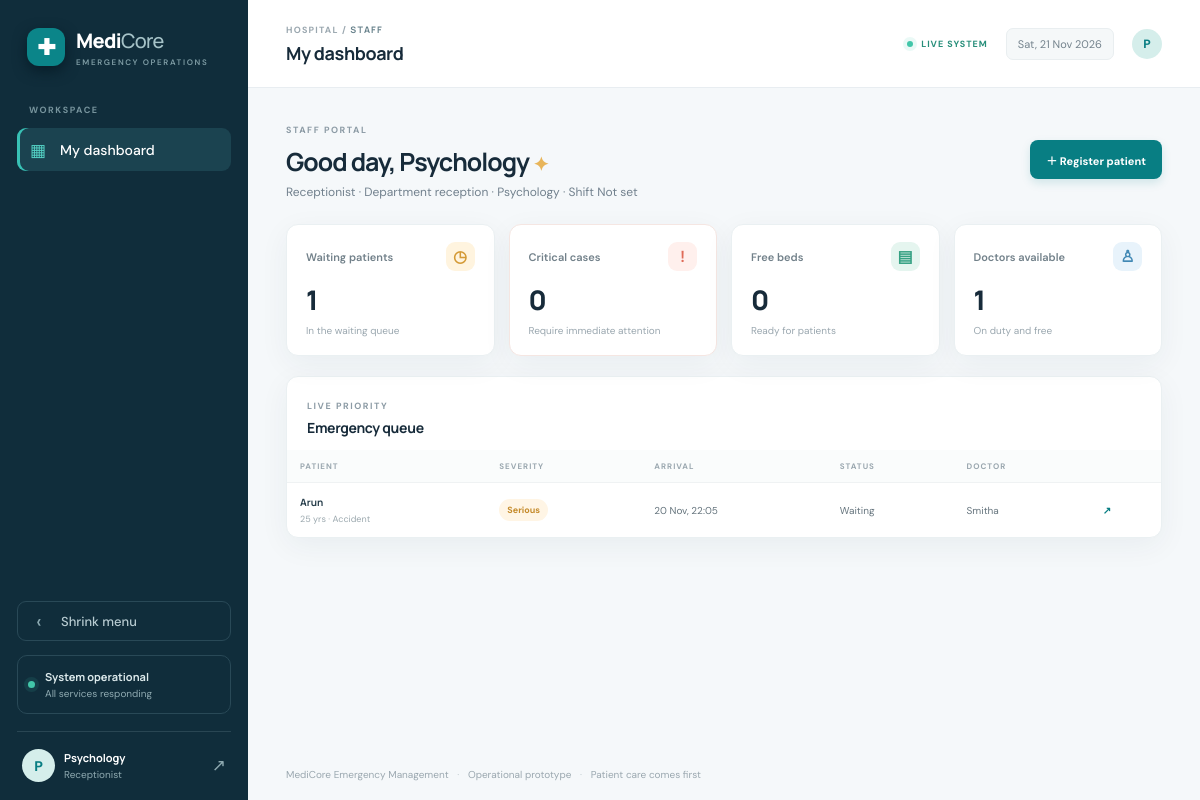
Screenshot of /staff/dashboard/ (signed in) with the database file from the repository.
### core/models.py (models this page shows, shortened)
class StaffProfile(models.Model):
    ROLE_CHOICES = [(x, x) for x in ["Admin", "Doctor", "Nurse", "Triage Staff", "Receptionist", "Front Desk", "Pharmacist", "Lab Technician", "Booking Clerk"]]
    STATUS_CHOICES = [("Available", "Available"), ("Busy", "Busy"), ("Off Duty", "Off Duty")]
    user = models.OneToOneField(User, on_delete=models.CASCADE, null=True, blank=True)
    full_name = models.CharField(max_length=120)
    role = models.CharField(max_length=20, choices=ROLE_CHOICES)
    department = models.CharField(max_length=100, blank=True)
    phone = models.CharField(max_length=25, blank=True)
    status = models.CharField(max_length=15, choices=STATUS_CHOICES, default="Available")
    shift_start = models.TimeField(null=True, blank=True)
    shift_end = models.TimeField(null=True, blank=True)
    on_leave = models.BooleanField(default=False)
    leave_note = models.CharField(max_length=150, blank=True)
    counter = models.CharField(max_length=40, blank=True)   # desk / counter they work at
    skills = models.CharField(max_length=300, blank=True)   # comma separated skills / specialities
    @property
    def shift_label(self):
        if self.shift_start and self.shift_end:
            return f"{self.shift_start:%H:%M} – {self.shift_end:%H:%M}"
        return "Not set"

class Patient(models.Model):
    SEVERITY = [("Critical", "Critical"), ("Serious", "Serious"), ("Stable", "Stable"), ("Not triaged", "Not triaged")]
    STATUS = [("Waiting", "Waiting"), ("In Treatment", "In Treatment"), ("Admitted", "Admitted"), ("Discharged", "Discharged")]
    name = models.CharField(max_length=120)
    age = models.PositiveSmallIntegerField()
    gender = models.CharField(max_length=20, blank=True)
    contact = models.CharField(max_length=25, blank=True)
    complaint = models.TextField()
    department = models.CharField(max_length=100, blank=True)   # department the patient belongs to
    arrival_time = models.DateTimeField(auto_now_add=True)
    severity = models.CharField(max_length=20, choices=SEVERITY, default="Not triaged")
    status = models.CharField(max_length=20, choices=STATUS, default="Waiting")
    assigned_doctor = models.ForeignKey(StaffProfile, null=True, blank=True, on_delete=models.SET_NULL, related_name="patients")
    bed = models.ForeignKey("Bed", null=True, blank=True, on_delete=models.SET_NULL, related_name="patients")
    notes = models.TextField(blank=True)
    @property
    def priority(self):
        return {"Critical": 1, "Serious": 2, "Stable": 3, "Not triaged": 4}.get(self.severity, 5)

### core/views.py (the view)
# urls.py: path("staff/dashboard/", views.staff_dashboard, name="staff_dashboard"),
@staff_required
def staff_dashboard(request):
    return render(request, "core/staff_dashboard.html", _staff_context(request.user.staffprofile))

### core/context.py (called while the page is built)
def asset_version(request):
    newest = 0
    for rel in ("css/app.css", "js/app.js"):
        try:
            newest = max(newest, int(os.path.getmtime(os.path.join(settings.BASE_DIR, "static", rel))))
        except OSError:
            pass
    return {"asset_version": newest}

def notifications(request):
    n = 0
    user = request.user
    if user.is_authenticated:
        from .permissions import role_of
        from .models import Medicine, LabTest, Referral, SupplyRequest
        role = role_of(user)
        if role == "pharmacist":
            n = Medicine.objects.filter(status="Prescribed").count()
        elif role == "lab":
            n = LabTest.objects.filter(status="Requested").count()
        elif role == "department":
            n = Referral.objects.filter(to_department=user.department_account.name, status="Pending").count()
        elif role == "admin":
            n = SupplyRequest.objects.filter(status="Requested").count()
    return {"badge_new": n}

### core/forms.py (called while the page is built)
def staff_patient_form(role, creating):
    fields = STAFF_PATIENT_FIELDS.get((role, creating))
    if fields is None:
        return None
    return forms.modelform_factory(Patient, form=PatientForm, fields=fields)

### core/permissions.py (called while the page is built)
def role_of(user):
    if not user.is_authenticated:
        return None
    if user.is_staff:
        return "admin"
    sp = getattr(user, "staffprofile", None)
    if sp is None:
        return "department" if hasattr(user, "department_account") else None
    if sp.role == "Doctor":
        return "doctor"
    if sp.role == "Pharmacist":
        return "pharmacist"
    if sp.role == "Lab Technician":
        return "lab"
    return "staff"

def _require(*roles):
    def decorator(view):
        @wraps(view)
        def wrapper(request, *args, **kwargs):
            current = role_of(request.user)
            if current in roles:
                return view(request, *args, **kwargs)
            if current:
                return redirect(HOME[current])
            return redirect(LOGIN[roles[0]])
        return wrapper
    return decorator

### templates/core/staff_dashboard.html (shortened to what this page needs)
{% extends "base.html" %}{% block crumb %}STAFF{% endblock %}{% block page_title %}My dashboard{% endblock %}
{% block content %}
<div class="welcome-row"><div><span class="eyebrow">STAFF PORTAL</span><h1>Good day, {{ member.full_name }} <span class="wave">✦</span></h1><p class="muted">{{ member.role }}{% if member.counter %} · {{ member.counter }}{% endif %} · {{ member.department|default:"Emergency department" }} · Shift {{ member.shift_label }}{% if member.on_leave %} · On leave{% endif %}</p></div>{% if can_register %}<a class="btn btn-primary" href="{% url 'staff_patient_create' %}">＋ Register patient</a>{% endif %}</div>
<div class="metric-grid">
<div class="metric-card"><div class="metric-top"><span>Waiting patients</span><span class="metric-icon amber">◷</span></div><strong>{{ waiting }}</strong><small>In the waiting queue</small></div>
<div class="metric-card alert-card"><div class="metric-top"><span>Critical cases</span><span class="metric-icon red">!</span></div><strong>{{ critical }}</strong><small>Require immediate attention</small></div>
<div class="metric-card"><div class="metric-top"><span>Free beds</span><span class="metric-icon green">▤</span></div><strong>{{ free_beds }}</strong><small>Ready for patients</small></div>
<div class="metric-card"><div class="metric-top"><span>Doctors available</span><span class="metric-icon blue">♙</span></div><strong>{{ doctors_free }}</strong><small>On duty and free</small></div>
</div>
{% if show_queue %}<div class="panel queue-panel"><div class="panel-heading"><div><span class="eyebrow">LIVE PRIORITY</span><h3>Emergency queue</h3></div></div>
{% if queue %}<div class="table-wrap"><table><thead><tr><th>PATIENT</th><th>SEVERITY</th><th>ARRIVAL</th><th>STATUS</th><th>DOCTOR</th>{% if can_edit %}<th></th>{% endif %}</tr></thead><tbody>{% for p in queue %}<tr><td><b>{{ p.name }}</b><small class="cell-sub">{{ p.age }} yrs · {{ p.complaint|truncatechars:48 }}</small></td><td><span class="status status-{{ p.severity|slugify }}">{{ p.severity }}</span></td><td>{{ p.arrival_time|date:"d M, H:i" }}</td><td>{{ p.status }}</td><td>{{ p.assigned_doctor.full_name|default:"—" }}</td>{% if can_edit %}<td><a class="row-link" href="{% url 'staff_patient_edit' p.pk %}">↗</a></td>{% endif %}</tr>{% endfor %}</tbody></table></div>
{% else %}<div class="empty-state">No active emergency cases. You’re all caught up.</div>{% endif %}</div>{% endif %}
{% endblock %}

### templates/base.html (shortened to what this page needs)
{% load static %}
<!doctype html><html lang="en"><head><meta charset="utf-8"><meta name="viewport" content="width=device-width, initial-scale=1">
<link rel="stylesheet" href="{% static 'css/app.css' %}?v={{ asset_version }}"></head><body>
{% if user.is_authenticated %}
<div class="app-shell{% if preview %} collapsed{% endif %}"{% if preview %} data-preview="1"{% endif %}>
<aside class="sidebar"><a class="brand" href="{% url 'dashboard' %}"><span class="brand-mark">✚</span><span>Medi<span class="brand-light">Core</span><small>EMERGENCY OPERATIONS</small></span></a>
<div class="side-label">WORKSPACE</div>
<nav>
{% if user.is_staff %}
<a href="{% url 'dashboard' %}" class="{% if request.resolver_match.url_name == 'dashboard' %}active{% endif %}" title="Overview"><span>▦</span> Overview</a>
<a href="{% url 'staff' %}" class="{% if request.resolver_match.url_name == 'staff' or request.resolver_match.url_name == 'team_preview' %}active{% endif %}" title="Staff directory"><span>♙</span> Staff directory</a>
<a href="{% url 'hospital' %}" class="{% if request.resolver_match.url_name == 'hospital' %}active{% endif %}" title="Hospital directory"><span>⌂</span> Hospital directory</a>
<a href="{% url 'patients' %}" class="{% if 'patient' in request.resolver_match.url_name %}active{% endif %}" title="Patient directory"><span>♡</span> Patient directory</a>
<a href="{% url 'beds' %}" class="{% if 'bed' in request.resolver_match.url_name or 'ward' in request.resolver_match.url_name %}active{% endif %}" title="Beds &amp; wards"><span>▤</span> Beds & wards</a>
<a href="{% url 'ambulances' %}" title="Ambulances"><span>🚑</span> Ambulances</a>
<a href="{% url 'reports' %}" title="Reports"><span>◷</span> Reports</a>
<a href="{% url 'supply_requests' %}" class="{% if request.resolver_match.url_name == 'supply_requests' %}active{% endif %}" title="Requests"><span>✉</span> Requests{% if badge_new %}<em class="nav-badge">{{ badge_new }}</em>{% endif %}</a>
{% else %}
<a href="{% url 'staff_dashboard' %}" class="active" title="My dashboard"><span>▦</span> My dashboard</a>
{% endif %}
</nav><div class="sidebar-bottom"><button type="button" class="side-toggle" aria-expanded="true" title="Shrink menu"><span class="tg-icon">‹</span><span class="tg-label">Shrink menu</span></button><div class="secure-note"><span class="pulse"></span><div><b>System operational</b><small>All services responding</small></div></div><div class="user-mini"><div class="avatar">{{ user.username|first|upper }}</div><div><b>{{ user.get_full_name|default:user.username }}</b><small>{% if user.is_staff %}Admin{% elif user.department_account %}Department{% elif user.staffprofile.role == "Doctor" %}Doctor{% else %}{{ user.staffprofile.role }}{% endif %}</small></div><form method="post" action="{% url 'logout' %}" class="logout-form">{% csrf_token %}<button type="submit" title="Sign out">↗</button></form></div></div></aside>
<main class="main-area"><header class="topbar"><div><div class="breadcrumb">HOSPITAL / <b>{% block crumb %}OVERVIEW{% endblock %}</b></div><div class="top-title">{% block page_title %}Emergency overview{% endblock %}</div></div><div class="top-actions"><span class="live-pill"><i></i> LIVE SYSTEM</span><span class="date-chip">{% now "D, d M Y" %}</span><div class="avatar avatar-small">{{ user.username|first|upper }}</div></div></header>
<section class="page-content">{% block content %}{% endblock %}</section>
<footer class="footer">MediCore Emergency Management <span>·</span> Operational prototype <span>·</span> Patient care comes first</footer>
</main></div>
{% else %}{% block auth_content %}{% endblock %}{% endif %}
<script src="{% static 'js/app.js' %}?v={{ asset_version }}"></script></body></html>

### rows the page displays
StaffProfile: full_name "Psychology", role "Receptionist", counter "Department reception", department "Psychology", shift_label "Not set"
Patient: name "Arun", age "25", complaint "Accident", severity "Serious", arrival_time "20 Nov, 22:05", status "Waiting", assigned_doctor.full_name "Smitha"

### other values shown
{{ user.username|first|upper }} "P"
{{ user.get_full_name|default:user.username }} "Psychology"
{{ user.staffprofile.role }} "Receptionist"
{{ waiting }} "1"
{{ critical }} "0"
{{ free_beds }} "0"
{{ doctors_free }} "1"
